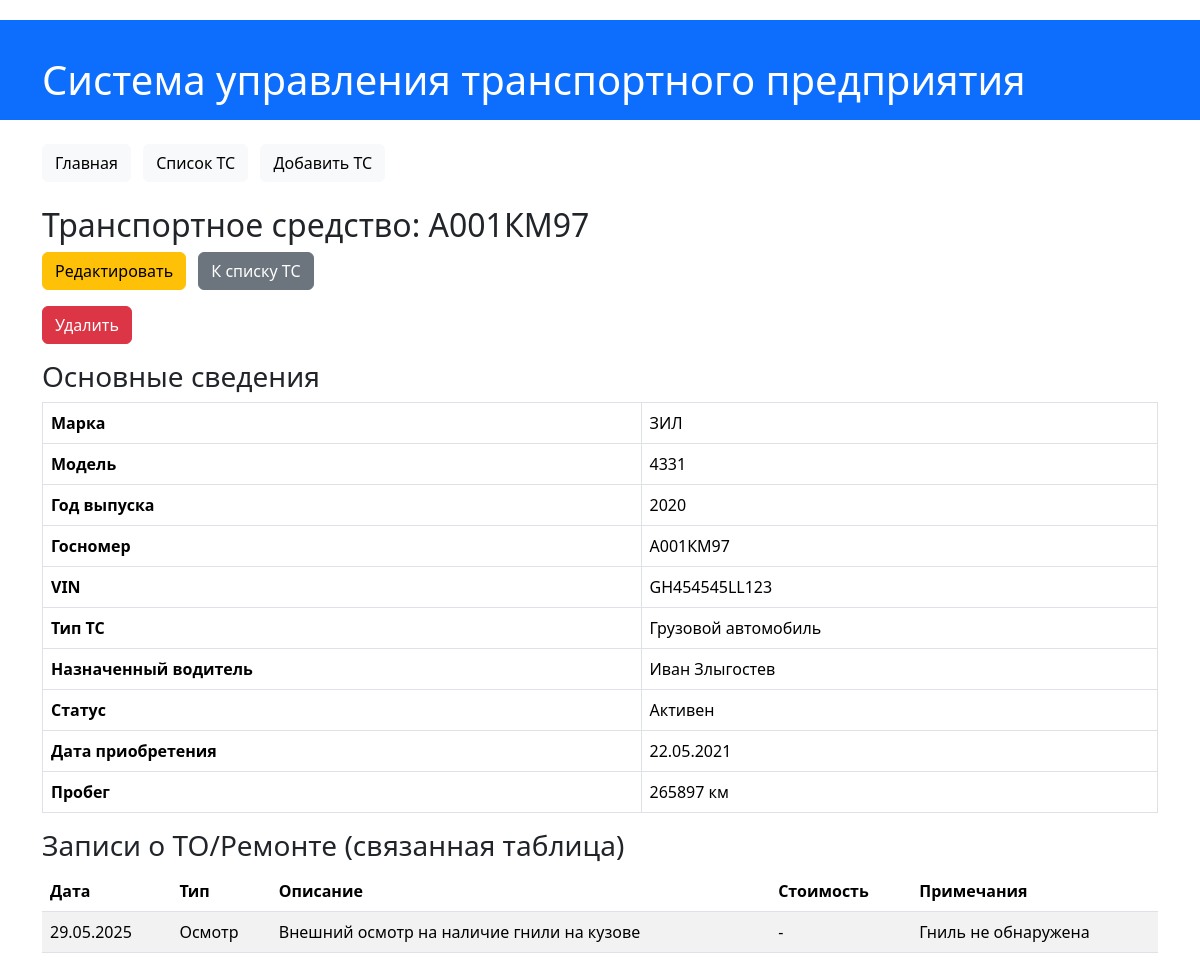
Page /vehicles/7/ on the earlier database version.
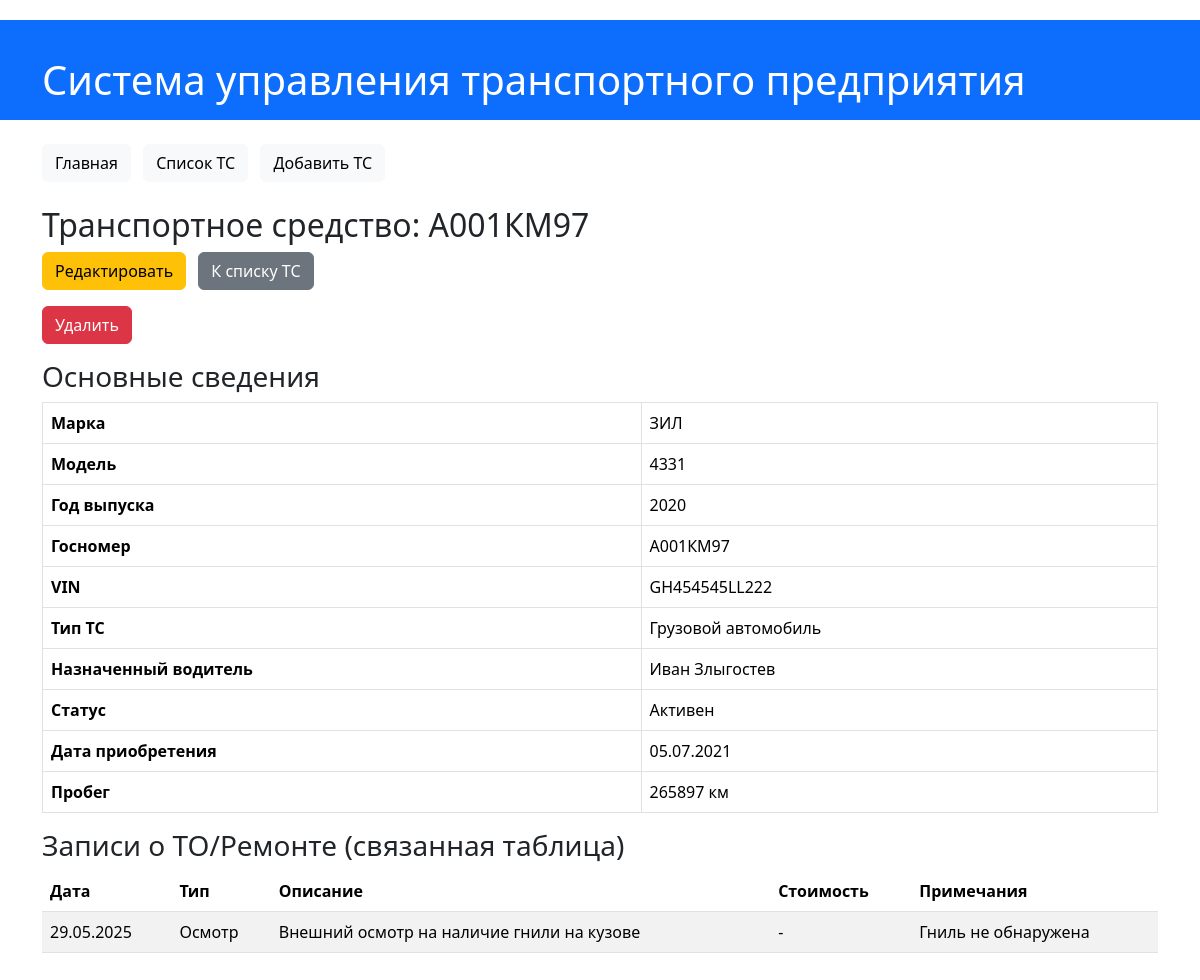
Same page on the later database version.
### transport/models.py (models this page shows, shortened)
class Vehicle(models.Model):
    make = models.CharField(max_length=100, verbose_name="Марка")
    model = models.CharField(max_length=100, verbose_name="Модель")
    year = models.PositiveSmallIntegerField(verbose_name="Год выпуска")
    license_plate = models.CharField(max_length=20, unique=True, verbose_name="Госномер")
    vin = models.CharField(max_length=17, unique=True, blank=True, null=True, verbose_name="VIN")
    vehicle_type = models.ForeignKey(VehicleType, on_delete=models.SET_NULL, null=True, blank=True, verbose_name="Тип ТС")
    driver = models.ForeignKey(Driver, on_delete=models.SET_NULL, null=True, blank=True, verbose_name="Назначенный водитель")
    status = models.CharField(
        max_length=50,
        choices=[
            ('active', 'Активен'),
            ('in_repair', 'В ремонте'),
            ('retired', 'Списан'),
            ('idle', 'Простаивает'),
        ],
        default='active',
        verbose_name="Статус"
    )
    acquisition_date = models.DateField(verbose_name="Дата приобретения")
    mileage = models.PositiveIntegerField(default=0, verbose_name="Пробег (км)")
    class Meta:
        verbose_name = "Транспортное средство"
        verbose_name_plural = "Транспортные средства"
        ordering = ['license_plate']
    def display_driver(self):
        return self.driver if self.driver else "Не назначен"
    display_driver.short_description = "Водитель"
    def is_in_repair(self):
        return self.status == 'in_repair'
    is_in_repair.boolean = True
    is_in_repair.short_description = "В ремонте?"

class VehicleType(models.Model):
    name = models.CharField(max_length=100, unique=True, verbose_name="Название типа")
    description = models.TextField(blank=True, verbose_name="Описание")
    class Meta:
        verbose_name = "Тип транспортного средства"
        verbose_name_plural = "Типы транспортных средств"
    def __str__(self):
        return self.name

class Driver(models.Model):
    first_name = models.CharField(max_length=100, verbose_name="Имя")
    last_name = models.CharField(max_length=100, verbose_name="Фамилия")
    license_number = models.CharField(max_length=50, unique=True, verbose_name="Номер ВУ")
    phone_number = models.CharField(max_length=20, blank=True, verbose_name="Номер телефона")
    hire_date = models.DateField(verbose_name="Дата приема на работу")
    class Meta:
        verbose_name = "Водитель"
        verbose_name_plural = "Водители"
        ordering = ['last_name', 'first_name']
    def __str__(self):
        return f"{self.first_name} {self.last_name}"

### transport/views.py (the view)
# urls.py: path('vehicles/<int:pk>/', views.vehicle_detail, name='vehicle_detail'),
def vehicle_detail(request, pk):
    vehicle = get_object_or_404(Vehicle.objects.select_related('vehicle_type', 'driver'), pk=pk)
    maintenance_records = vehicle.maintenance_records.all()  # Этот запрос будет выполнен отдельно, но обычно записей о ТО меньше, чем ТС
    context = {
        'vehicle': vehicle,
        'maintenance_records': maintenance_records,
    }
    return render(request, 'transport/vehicle_detail.html', context)

### transport/templates/transport/vehicle_detail.html (shortened to what this page needs)
{% extends 'transport/base.html' %}
{% block content %}
    <h2>Транспортное средство: {{ vehicle.license_plate }}</h2>
    <p>
        <a href="{% url 'vehicle_update' vehicle.pk %}" class="btn btn-warning me-2">Редактировать</a>
        <a href="{% url 'vehicle_list' %}" class="btn btn-secondary me-2">К списку ТС</a>
        <form action="{% url 'vehicle_delete' vehicle.pk %}" method="post" style="display:inline;">
            <button type="submit" class="btn btn-danger" onclick="return confirm('Вы уверены, что хотите удалить ТС {{ vehicle.license_plate }}?');">Удалить</button>
        </form>
    </p>
    <h3>Основные сведения</h3>
    <table class="table table-bordered">
        <tbody>
            <tr><th>Марка</th><td>{{ vehicle.make }}</td></tr>
            <tr><th>Модель</th><td>{{ vehicle.model }}</td></tr>
            <tr><th>Год выпуска</th><td>{{ vehicle.year }}</td></tr>
            <tr><th>Госномер</th><td>{{ vehicle.license_plate }}</td></tr>
            <tr><th>VIN</th><td>{{ vehicle.vin|default:"Не указан" }}</td></tr>
            <tr><th>Тип ТС</th><td>{{ vehicle.vehicle_type|default:"Не назначен" }}</td></tr>
            <tr><th>Назначенный водитель</th><td>{{ vehicle.display_driver }}</td></tr>
            <tr><th>Статус</th><td>{{ vehicle.get_status_display }}</td></tr>
            <tr><th>Дата приобретения</th><td>{{ vehicle.acquisition_date|date:"d.m.Y" }}</td></tr>
            <tr><th>Пробег</th><td>{{ vehicle.mileage }} км</td></tr>
        </tbody>
    </table>
    <h3>Записи о ТО/Ремонте (связанная таблица)</h3>
    {% if maintenance_records %}
        <table class="table table-striped table-hover">
            <thead>
                <tr>
                    <th>Дата</th>
                    <th>Тип</th>
                    <th>Описание</th>
                    <th>Стоимость</th>
                    <th>Примечания</th>
                </tr>
            </thead>
            <tbody>
                {% for record in maintenance_records %}
                    <tr>
                        <td>{{ record.date|date:"d.m.Y" }}</td>
                        <td>{{ record.get_record_type_display }}</td>
                        <td>{{ record.description }}</td>
                        <td>{{ record.cost|default:"-" }}</td>
                        <td>{{ record.notes|default:"-" }}</td>
                    </tr>
                {% endfor %}
            </tbody>
        </table>
    {% else %}
        <p>Нет записей о ТО/Ремонте для этого транспортного средства.</p>
    {% endif %}
{% endblock %}

Differences in the rows shown:
changed Vehicle "А001КМ97": vin "GH454545LL123" → "GH454545LL222"; acquisition_date "22.05.2021" → "05.07.2021"
